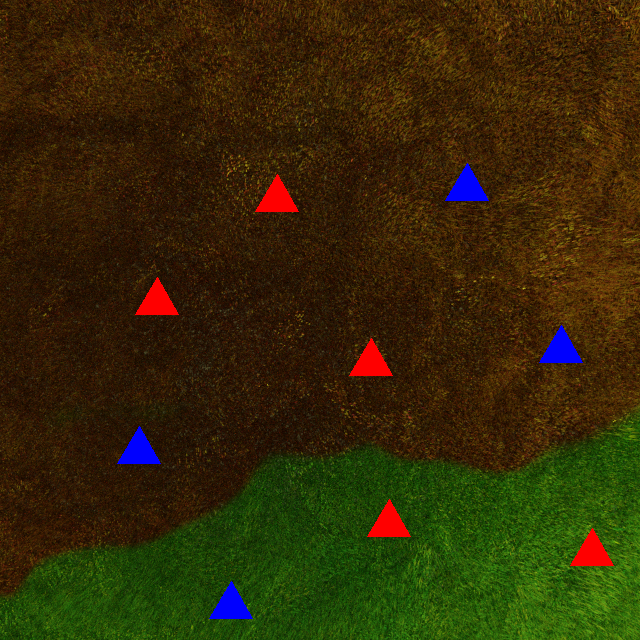
#> input picture uas takimages/uas takimages/5.png, 640 x 640 px, found by its file name
$ python color_seg.py
#> lines starting #> are read from the running program, lines starting #| are printed output that depends on the picture; after the words box and inside, x2 and y2 are one past the last pixel; in counts of white or black regions, pixels touching at a corner belong together
import cv2 as cv
import numpy as np

path = "C:\\Users\\HP\\OneDrive\\Desktop\\uas task\\uas takimages\\uas takimages\\5.png"
img = cv.imread(path)
#> img is the input picture: shape (640, 640, 3); mean B, G, R 7.3, 41.2, 51.9
imgHSV = cv.cvtColor(img, cv.COLOR_BGR2HSV)
#> imgHSV: shape (640, 640, 3); mean H, S, V 23.6, 233.1, 63.7
#found hsv ranges for all colours, by using color coder file - took from a tutorial i used while learning
#i think BGR could have also been used for masking but i used HSV as the grass is of different shades - so imo this is better, bgr may also work
#array = [h,s,v]

#green grass:
lowerg = np.array([34, 0, 0])
upperg = np.array([102,255,255])

#brown grass:
lowerb = np.array([1,0,0])
upperb = np.array([34,255,255])

#blue triangle
lowerbt = np.array([58,0,0])
upperbt = np.array([130,255,255])

#red triangle
lowerrt = np.array([0,0,0])
upperrt = np.array([0,255,255])

#declaration of masks


def getTriangles(img):
    tlist = []
    imgcopy = img.copy()
    imgcopy[maskbrown>0], imgcopy[maskgreen>0] = (153,153,255), (153,255,153)
    imgtriangles = cv.bitwise_not(cv.add(maskbrown, maskgreen))
    contours,hierarchy = cv.findContours(imgtriangles ,cv.RETR_EXTERNAL,cv.CHAIN_APPROX_NONE)
    for cnt in contours:
        area = cv.contourArea(cnt)
        if area>100:
            cv.drawContours(imgcopy, cnt, -1, (0, 0, 0), 3)
            M = cv.moments(cnt)
            if M["m00"]!=0:
                cX = int(M["m10"] / M["m00"])
                cY = int(M["m01"] / M["m00"])
                cv.circle(imgcopy, (cX, cY), 5, (0, 0, 0), -1)
                cv.circle(imgcopy, (cX, cY+20), 5, (255, 255, 255), -1)
                tlist.append((cX,cY))
            else:
                continue
    return imgcopy, tlist

def isBrown(mask, tri):
    color = mask[tri[0],tri[1]+20]
    if color > 0:
        return True
    else:
        return False

def isGreen(mask, tri):
    color = mask[tri[0],tri[1]+20]
    # cv.putText(imgcopy, str(color), tri, cv.FONT_HERSHEY_COMPLEX, 0.5, (0,255,0), 2)
    if color > 0:
        return True
    else:
        return False

def isRed(mask, tri):
    color = mask[tri]
    if color > 0:
        return True
    else:
        return False

def isBlue(mask, tri):
    color = mask[tri]
    if color > 0:
        return True
    else:
        return False

#creating seperate masks for both grass patches
while True:
    kernel = np.ones((5,5),np.uint8)
    maskbrown = cv.inRange(imgHSV, lowerb, upperb)
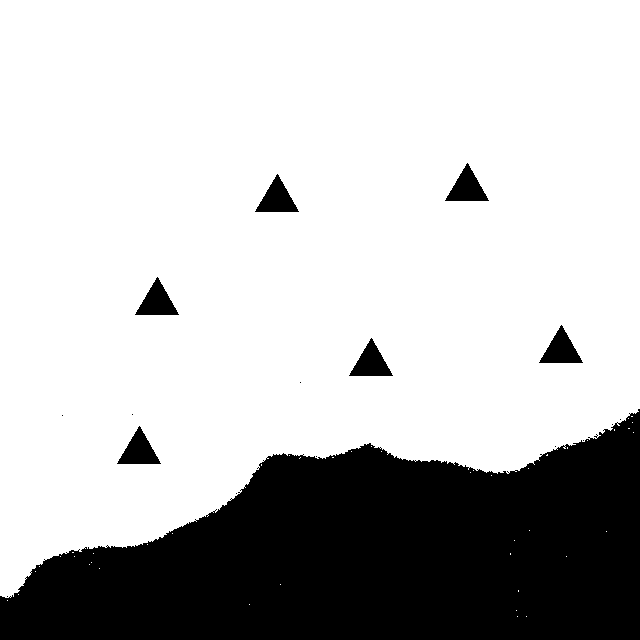
#> maskbrown: shape (640, 640); 75.1% white; 17 black regions (10 under 20 px), largest, box (x1, y1, x2, y2) and area: (0, 409, 640, 640) 97000, (445, 163, 489, 201) 855, (255, 174, 299, 212) 855
    _, maskbrown = cv.threshold(maskbrown,0,255,cv.THRESH_BINARY)
    maskbrown = cv.morphologyEx(maskbrown, cv.MORPH_OPEN, kernel)
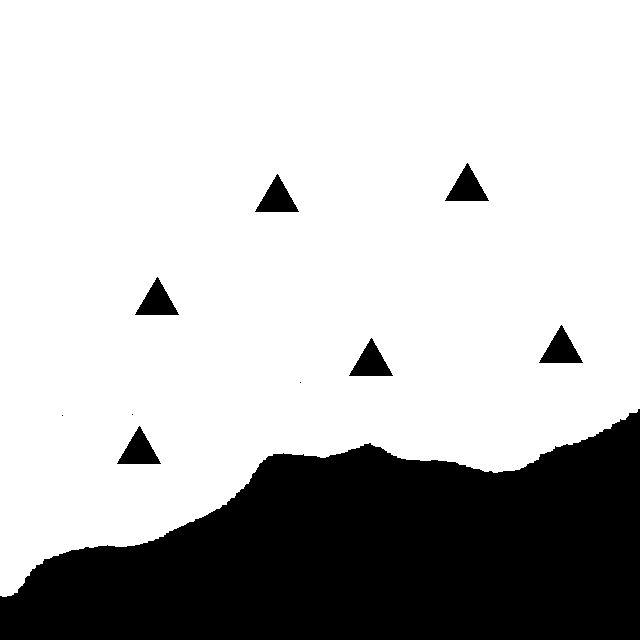
#> maskbrown: shape (640, 640); 75% white; 10 black regions (3 under 20 px), largest, box (x1, y1, x2, y2) and area: (0, 409, 640, 640) 97394, (445, 163, 489, 201) 855, (255, 174, 299, 212) 855
    maskgreen = cv.inRange(imgHSV, lowerg, upperg)
#> maskgreen: shape (640, 640); 23.1% white; 14 white regions (13 under 20 px), largest, box (x1, y1, x2, y2) and area: (0, 408, 640, 640) 94637
    _, maskgreen = cv.threshold(maskgreen,0,255,cv.THRESH_BINARY)
    maskgreen = cv.morphologyEx(maskgreen, cv.MORPH_OPEN, kernel)
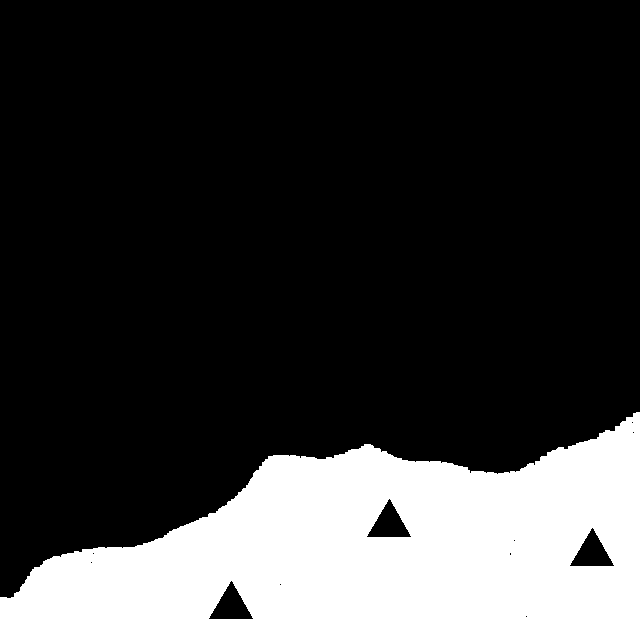
#> maskgreen: shape (640, 640); 23% white; 1 white region, box (x1, y1, x2, y2) and area: (0, 412, 640, 640) 94200
    maskred = cv.inRange(imgHSV, lowerrt, upperrt)
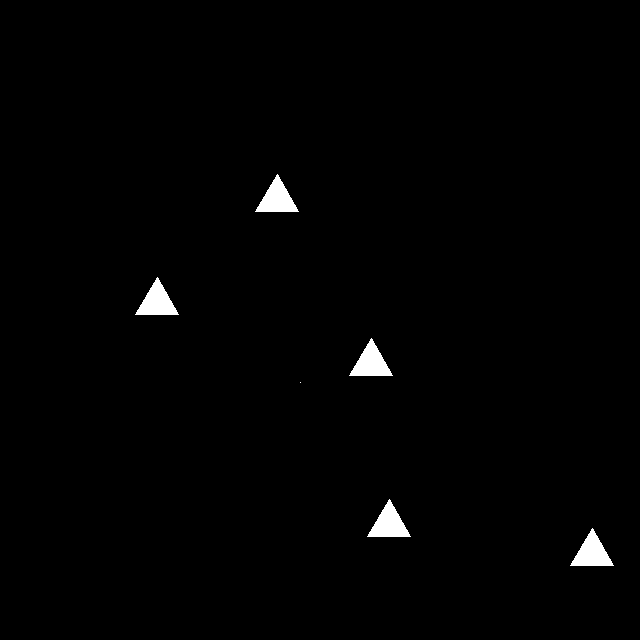
#> maskred: shape (640, 640); 1% white; 6 white regions (1 under 20 px), largest, box (x1, y1, x2, y2) and area: (255, 174, 299, 212) 855, (135, 277, 179, 315) 855, (349, 338, 393, 376) 855, (367, 499, 411, 537) 855, (570, 528, 614, 566) 855
    _, maskred = cv.threshold(maskred,0,255,cv.THRESH_BINARY)
    maskblue = cv.inRange(imgHSV, lowerbt, upperbt)
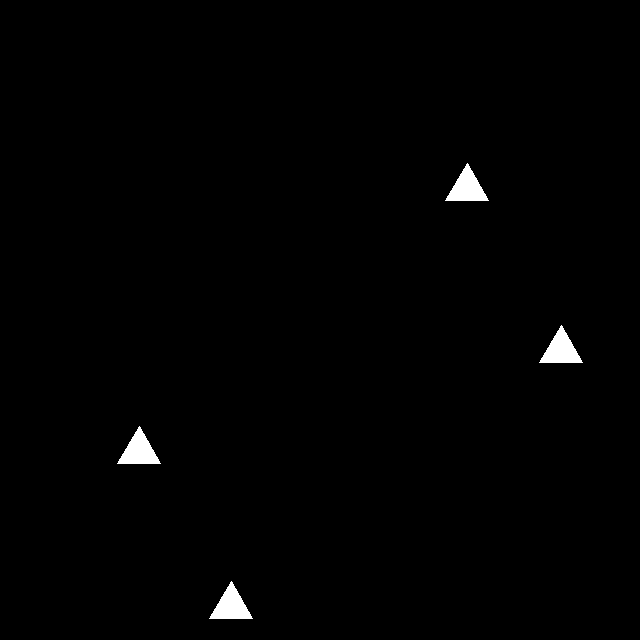
#> maskblue: shape (640, 640); 0.83% white; 4 white regions, box (x1, y1, x2, y2) and area: (445, 163, 489, 201) 855, (539, 325, 583, 363) 855, (117, 426, 161, 464) 855, (209, 581, 253, 619) 855
    _, maskblue = cv.threshold(maskblue,0,255,cv.THRESH_BINARY)
    imgc, tlist = getTriangles(img)
#> in getTriangles, `imgtriangles = cv.bitwise_not(cv.add(maskbrown, maskgreen))`:
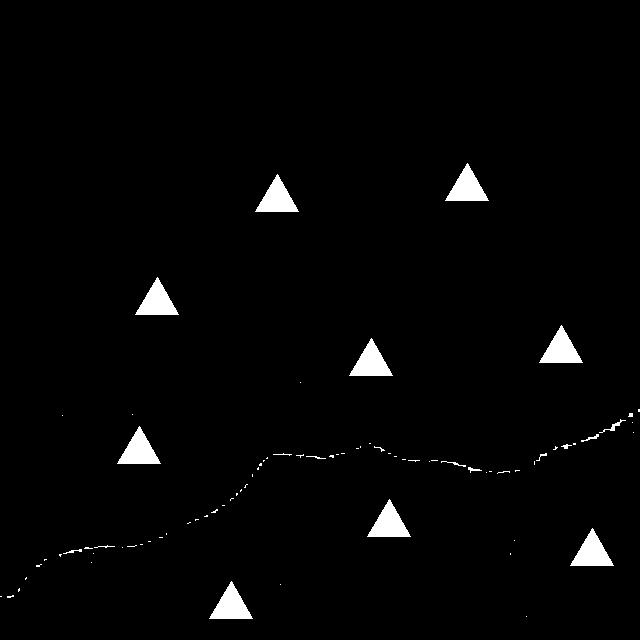
#> imgtriangles: shape (640, 640); 2% white; 81 white regions (62 under 20 px)
#> in getTriangles, `contours,hierarchy = cv.findContours(imgtriangles ,cv.RETR_EXTERNAL,cv..`: contours = 81 contours, 70 with area under 20; largest, box (x1, y1, x2, y2) and area: (209, 581, 253, 619) 796, (570, 528, 614, 566) 796, (367, 499, 411, 537) 796, (117, 426, 161, 464) 796, (349, 338, 393, 376) 796
#> the loop in getTriangles, `for cnt in contours:` made 81 passes
#> (area, cX, cY) on passes 6, 24, 30, 69, 77, 78, 79, 80, 81: (795.5, 230, 605), (795.5, 591, 552), (795.5, 388, 523), (795.5, 138, 450), (795.5, 370, 362), (795.5, 560, 349), (795.5, 156, 301), (795.5, 276, 198), (795.5, 466, 187)
#> after the loop in getTriangles, `for cnt in contours:`:
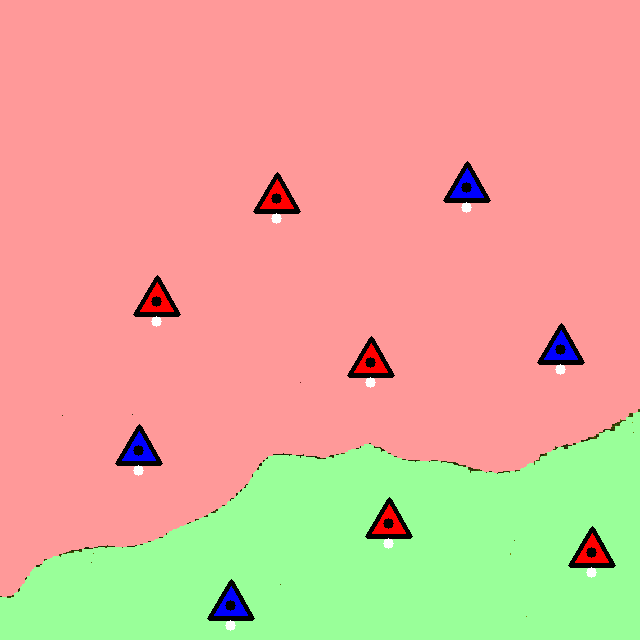
#> imgcopy: shape (640, 640, 3); mean B, G, R 150.4, 172.5, 226.7
#> after the loop in getTriangles, `for cnt in contours:`: tlist = [(230, 605), (591, 552), (388, 523), (138, 450), (370, 362), (560, 349), (156, 301), (276, 198), (466, 187)]
    redbrown = []
    redgreen = []
    bluebrown = []
    bluegreen = []
    # [5 lines of commented-out code are left out]
    for tri in tlist:
        print(tri)
        # testcase = tri
        # print("Green", isGreen(testcase), "Brown", isBrown(testcase), "Red", isRed(testcase), "Blue", isBlue(testcase))
        # print(maskgreen[testcase], maskbrown[testcase], maskred[testcase], maskblue[testcase])
        if isBrown(maskbrown, tri):
            cv.putText(imgc, "brown", (tri[0],tri[1]+10), cv.FONT_HERSHEY_COMPLEX, 0.5, (0,255,0), 2)
            # [6 lines of commented-out code are left out]

        elif isGreen(maskgreen, tri):
            cv.putText(imgc, "green", (tri[0],tri[1]+10), cv.FONT_HERSHEY_COMPLEX, 0.5, (0,255,0), 2)
#> (the run stopped early here; a loop or call above may not have finished)

$ run again, with uas takimages/uas takimages/1.png copied over uas takimages/uas takimages/5.png
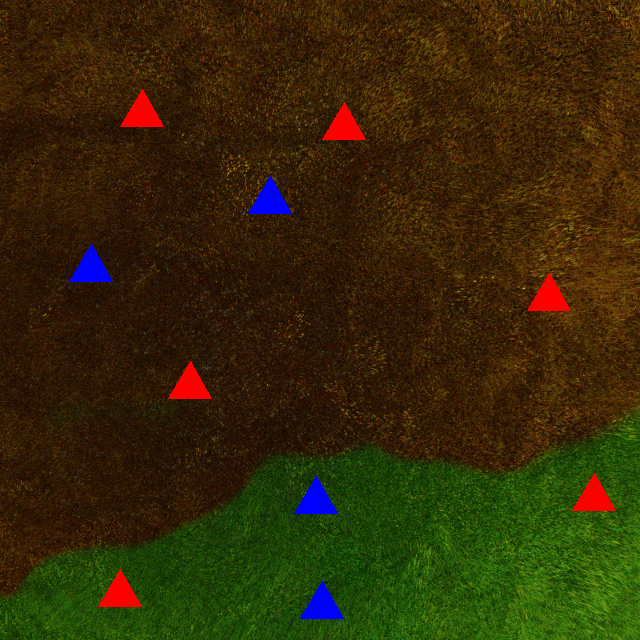
#> input picture uas takimages/uas takimages/1.png, 640 x 640 px, found by its file name
#> img is the input picture: shape (640, 640, 3); mean B, G, R 7.3, 41.1, 52.4
#> imgHSV: shape (640, 640, 3); mean H, S, V 23.5, 233.2, 64.1
#> `maskbrown = cv.inRange(imgHSV, lowerb, upperb)`:
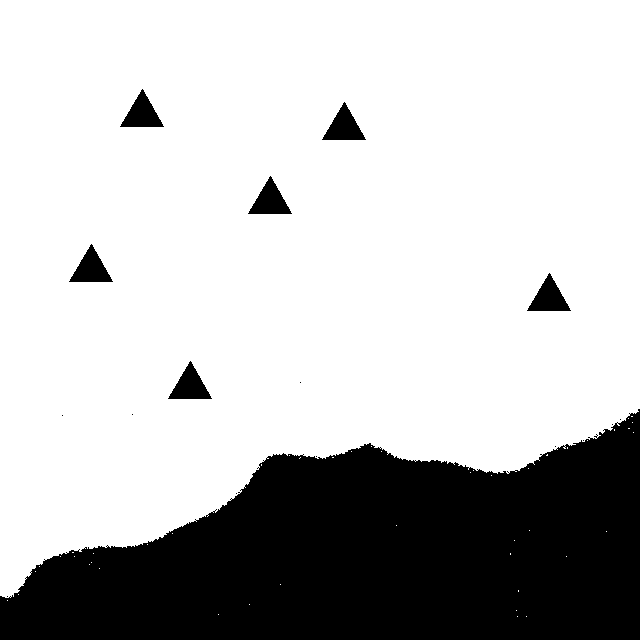
#> maskbrown: shape (640, 640); 75.1% white; 17 black regions (10 under 20 px), largest, box (x1, y1, x2, y2) and area: (0, 409, 640, 640) 96998, (120, 89, 164, 127) 855, (322, 102, 366, 140) 855
#> maskred: shape (640, 640); 1.3% white; 7 white regions (1 under 20 px), largest, box (x1, y1, x2, y2) and area: (120, 89, 164, 127) 855, (322, 102, 366, 140) 855, (527, 273, 571, 311) 855, (168, 361, 212, 399) 855, (572, 473, 616, 511) 855, (98, 569, 142, 607) 855
#> maskblue: shape (640, 640); 0.83% white; 4 white regions, box (x1, y1, x2, y2) and area: (248, 176, 292, 214) 855, (69, 244, 113, 282) 855, (294, 476, 338, 514) 855, (300, 581, 344, 619) 855
#> imgtriangles: shape (640, 640); 2.2% white; 82 white regions (62 under 20 px)
#> contours = 82 contours, 70 with area under 20; largest, box (x1, y1, x2, y2) and area: (300, 581, 344, 619) 796, (98, 569, 142, 607) 796, (294, 476, 338, 514) 796, (572, 473, 616, 511) 796, (168, 361, 212, 399) 796
#> the loop in getTriangles, `for cnt in contours:` made 82 passes
#> (area, cX, cY) on passes 6, 8, 34, 36, 77, 78, 79, 80: (795.5, 321, 605), (795.5, 119, 593), (795.5, 315, 500), (795.5, 593, 497), (795.5, 189, 385), (795.5, 548, 297), (795.5, 90, 268), (795.5, 269, 200)
#> after the loop in getTriangles, `for cnt in contours:`:
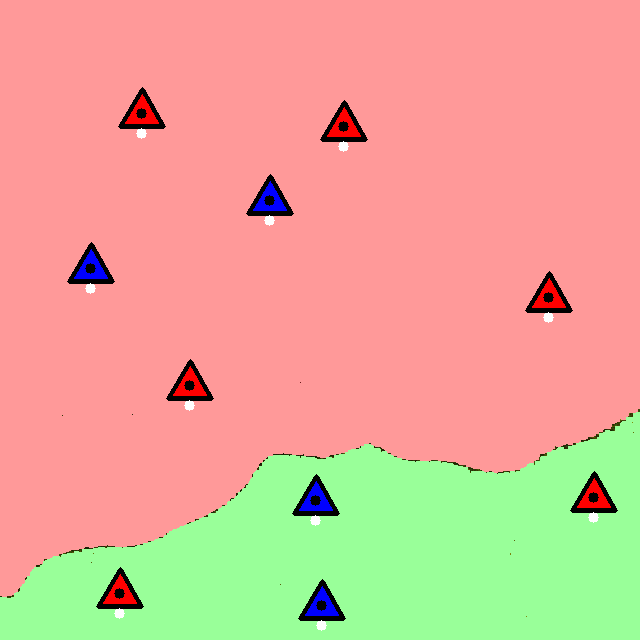
#> imgcopy: shape (640, 640, 3); mean B, G, R 150, 171.9, 226.6
#> after the loop in getTriangles, `for cnt in contours:`: tlist = [(321, 605), (119, 593), (315, 500), (593, 497), (189, 385), (548, 297), (90, 268), (269, 200), (343, 126), (141, 113)]

$ run again, with uas takimages/uas takimages/10.png copied over uas takimages/uas takimages/5.png
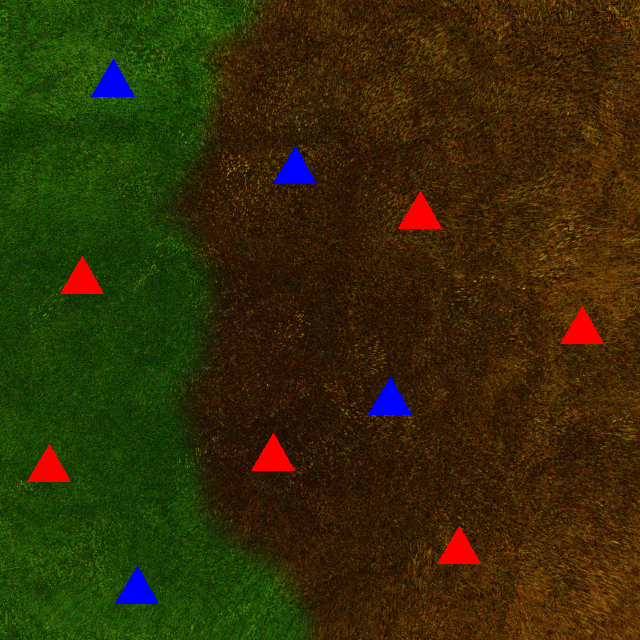
#> input picture uas takimages/uas takimages/10.png, 640 x 640 px, found by its file name
#> img is the input picture: shape (640, 640, 3); mean B, G, R 7.3, 44.4, 51.2
#> imgHSV: shape (640, 640, 3); mean H, S, V 27.4, 233.8, 65.8
#> `maskbrown = cv.inRange(imgHSV, lowerb, upperb)`:
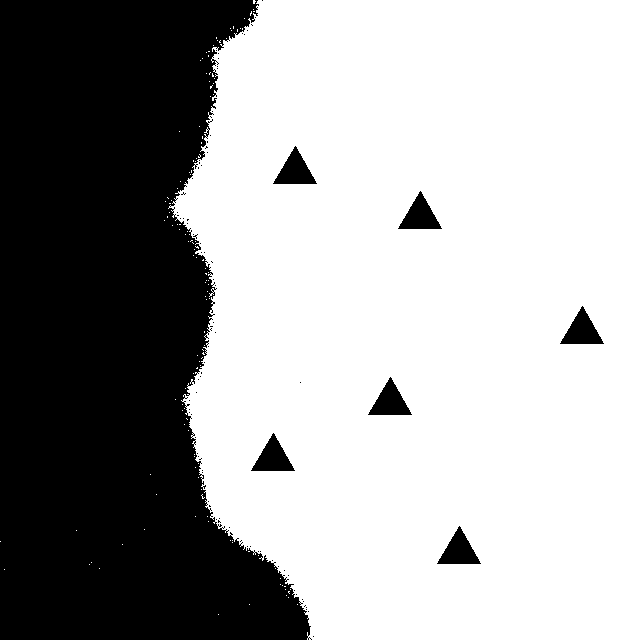
#> maskbrown: shape (640, 640); 64.6% white; 89 black regions (82 under 20 px), largest, box (x1, y1, x2, y2) and area: (0, 0, 312, 640) 139565, (273, 146, 317, 184) 855, (398, 191, 442, 229) 855
#> maskred: shape (640, 640); 1.3% white; 7 white regions (1 under 20 px), largest, box (x1, y1, x2, y2) and area: (398, 191, 442, 229) 855, (60, 256, 104, 294) 855, (560, 306, 604, 344) 855, (251, 433, 295, 471) 855, (27, 444, 71, 482) 855, (437, 526, 481, 564) 855
#> maskblue: shape (640, 640); 0.83% white; 4 white regions, box (x1, y1, x2, y2) and area: (91, 59, 135, 97) 855, (273, 146, 317, 184) 855, (368, 377, 412, 415) 855, (115, 566, 159, 604) 855
#> imgtriangles: shape (640, 640); 2.8% white; 32 white regions (16 under 20 px)
#> contours = 32 contours, 17 with area under 20; largest, box (x1, y1, x2, y2) and area: (167, 190, 299, 598) 1374, (115, 566, 159, 604) 796, (437, 526, 481, 564) 796, (27, 444, 71, 482) 796, (251, 433, 295, 471) 796
#> the loop in getTriangles, `for cnt in contours:` made 32 passes
#> (area, cX, cY) on passes 5, 9, 11, 12, 16, 18, 19, 22: (795.5, 136, 590), (795.5, 458, 550), (795.5, 48, 468), (795.5, 272, 457), (795.5, 389, 401), (795.5, 581, 330), (795.5, 81, 280), (795.5, 419, 215)
#> after the loop in getTriangles, `for cnt in contours:`:
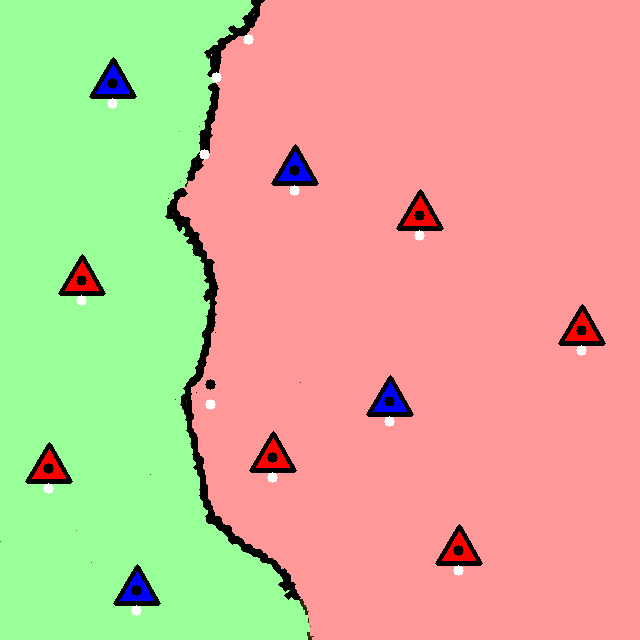
#> imgcopy: shape (640, 640, 3); mean B, G, R 148, 179.8, 213.2
#> after the loop in getTriangles, `for cnt in contours:`: tlist = [(136, 590), (458, 550), (48, 468), (272, 457), (389, 401), (581, 330), (81, 280), (419, 215), (210, 384), (294, 170), (204, 134), (112, 83), (216, 57), (248, 19)]

$ run again, with uas takimages/uas takimages/2.png copied over uas takimages/uas takimages/5.png
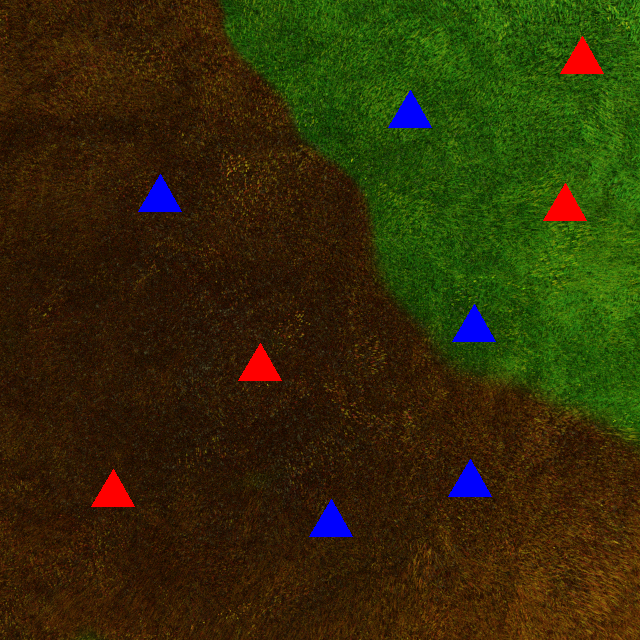
#> input picture uas takimages/uas takimages/2.png, 640 x 640 px, found by its file name
#> img is the input picture: shape (640, 640, 3); mean B, G, R 8.1, 44.6, 49.8
#> imgHSV: shape (640, 640, 3); mean H, S, V 25.3, 232.9, 65.5
#> maskred: shape (640, 640); 0.84% white; 5 white regions (1 under 20 px), largest, box (x1, y1, x2, y2) and area: (560, 36, 604, 74) 855, (543, 183, 587, 221) 855, (238, 343, 282, 381) 855, (91, 469, 135, 507) 855
#> maskblue: shape (640, 640); 1% white; 6 white regions (1 under 20 px), largest, box (x1, y1, x2, y2) and area: (388, 90, 432, 128) 855, (138, 174, 182, 212) 855, (452, 304, 496, 342) 855, (448, 459, 492, 497) 855, (309, 499, 353, 537) 855
#> imgtriangles: shape (640, 640); 2.2% white; 65 white regions (41 under 20 px)
#> contours = 65 contours, 47 with area under 20; largest, box (x1, y1, x2, y2) and area: (309, 499, 353, 537) 796, (91, 469, 135, 507) 796, (448, 459, 492, 497) 796, (238, 343, 282, 381) 796, (452, 304, 496, 342) 796
#> the loop in getTriangles, `for cnt in contours:` made 65 passes
#> (area, cX, cY) on passes 3, 4, 5, 20, 25, 39, 42, 52: (795.5, 330, 523), (795.5, 112, 493), (795.5, 469, 483), (795.5, 259, 367), (795.5, 473, 328), (795.5, 564, 207), (795.5, 159, 198), (795.5, 409, 114)
#> after the loop in getTriangles, `for cnt in contours:`:
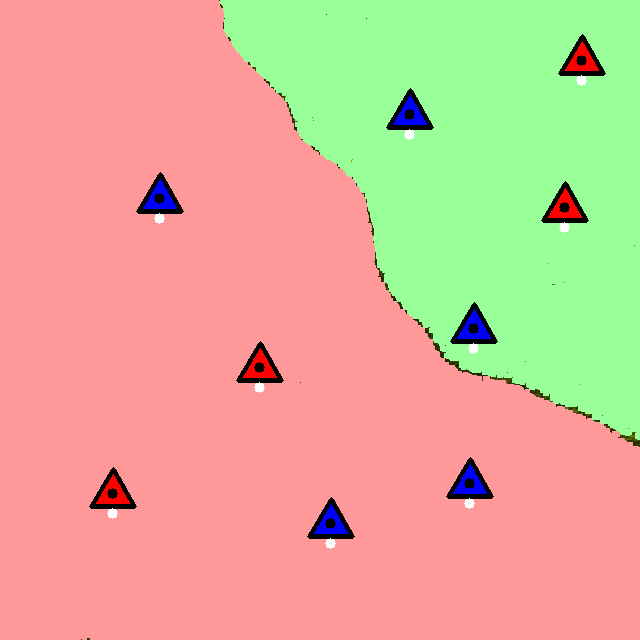
#> imgcopy: shape (640, 640, 3); mean B, G, R 150.5, 177.4, 221.2
#> after the loop in getTriangles, `for cnt in contours:`: tlist = [(330, 523), (112, 493), (469, 483), (259, 367), (473, 328), (564, 207), (159, 198), (409, 114), (581, 60)]
